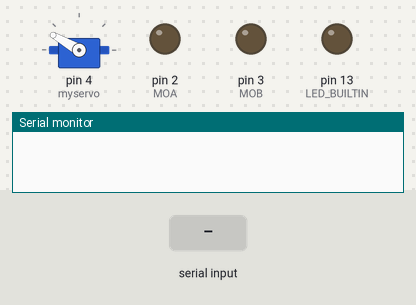
The sketch below on a simulated Arduino Mega 2560, built with avr-gcc and run on an emulated ATmega2560. Shown: servo, output pins drawn as LEDs (lit = HIGH), the last lines printed to the serial monitor. The test bench sets the inputs (shaded band).

Above: at 1.2 s.
1.3 s: "%" received over Serial
At 2.2 s:
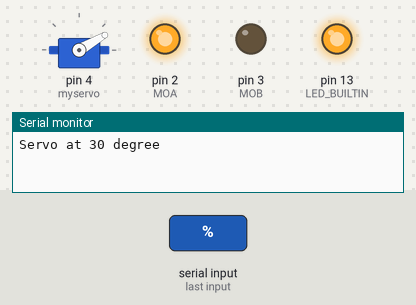
Timing chart, 0 to 7.8 s (numbered marks = the images above; inputs shaded):
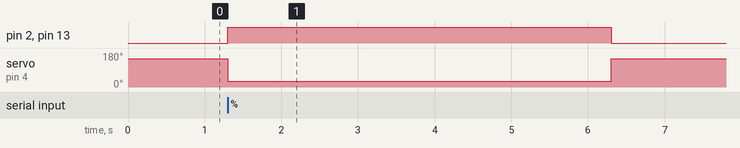

The sketch:

slave.ino
```cpp
#include <Servo.h>

Servo myservo;  // create servo object to control a servo


#define MOA 2
#define MOB 3

void setup() {
  // initialize serial:
  Serial.begin(9600);
  Serial1.begin(9600);
  pinMode(MOA,OUTPUT);
  pinMode(MOB,OUTPUT);
  pinMode(LED_BUILTIN,OUTPUT);
  myservo.attach(4);

  myservo.write(150);

}

void loop() {
  // if there's any serial available, read it:
  while (Serial1.available() > 0) {

    if (Serial1.read() == '%') {
       // Turn on motor(led)
       Serial.println("Servo at 30 degree");
        myservo.write(30);
        digitalWrite(LED_BUILTIN ,HIGH);
        digitalWrite(MOA ,HIGH);
        digitalWrite(MOB ,LOW);
        delay(5000);
        digitalWrite(LED_BUILTIN ,LOW);
        digitalWrite(MOA ,LOW);
        digitalWrite(MOB ,LOW);
        myservo.write(150);
        Serial.println("Servo at 150 degree");
    }
  }

    while (Serial.available() > 0) {

    if (Serial.read() == '%') {
       // Turn on motor(led)
       Serial.println("Servo at 30 degree");
        myservo.write(30);
        digitalWrite(LED_BUILTIN ,HIGH);
        digitalWrite(MOA ,HIGH);
        digitalWrite(MOB ,LOW);
        delay(5000);
        digitalWrite(LED_BUILTIN ,LOW);
        digitalWrite(MOA ,LOW);
        digitalWrite(MOB ,LOW);
        myservo.write(150);
        Serial.println("Servo at 150 degree");
    }
  }
}
```

Measured:
- after the input at 1.3 s, pin 2 (MOA), pin 13 (LED_BUILTIN): LOW → HIGH at once, → LOW 5.0 s later; servo on pin 4 (myservo): 150° → 30° at once, → 150° 5.0 s later
